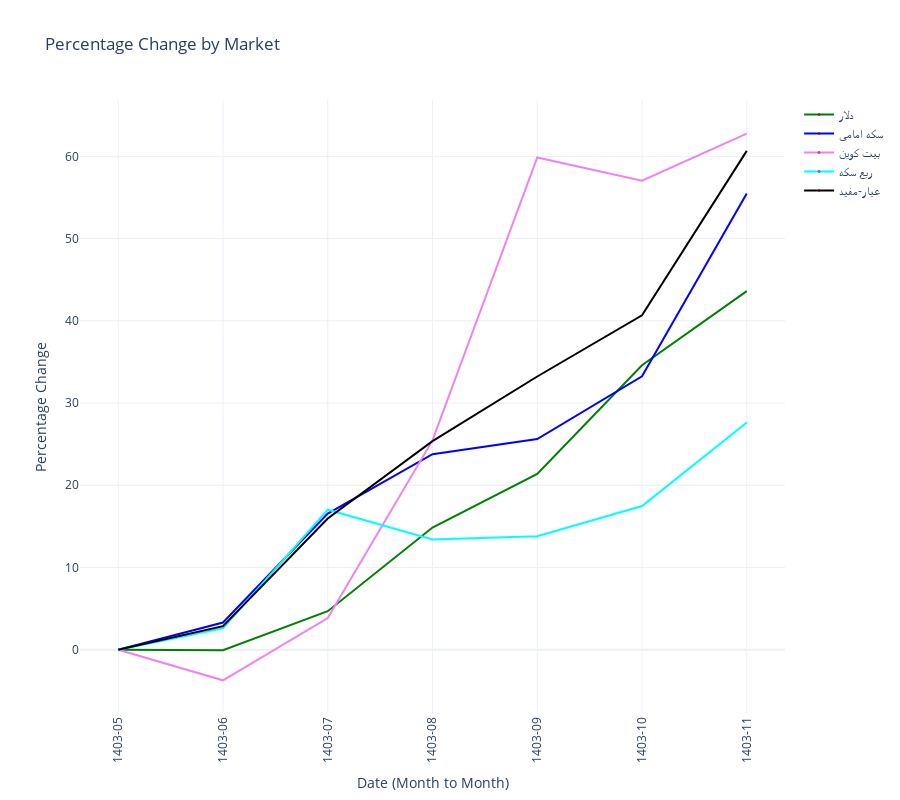
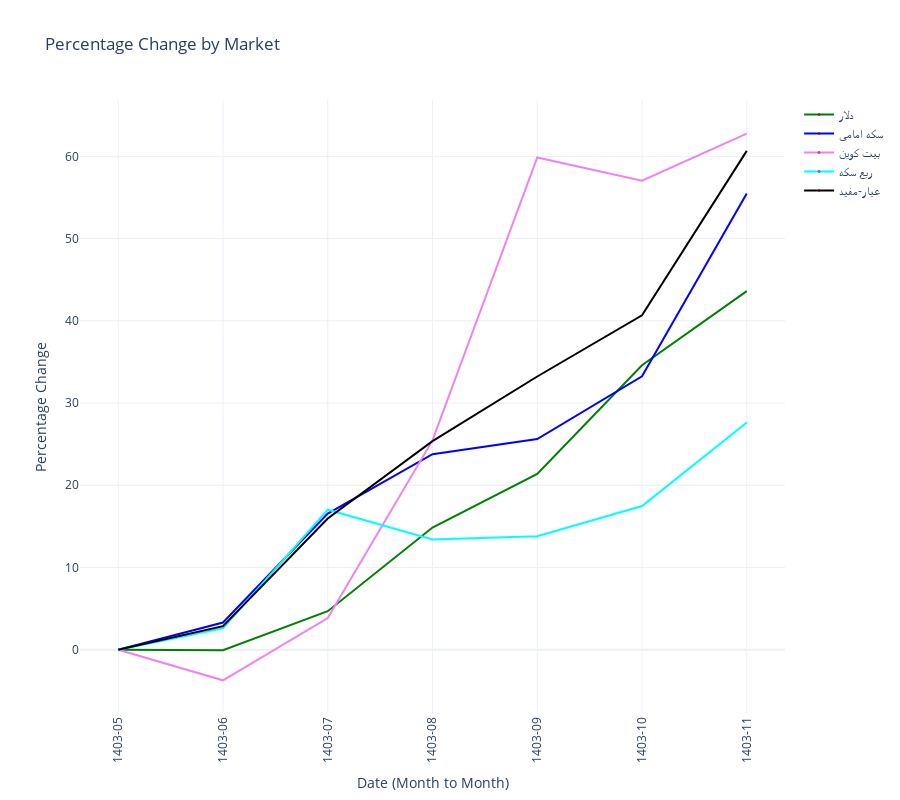

Source (notebook cell) for these figures, in order:
### Markdown cell above
# Compare All Markets

### Code cell
markets = [
    "Sandoghe-Aiar",
    "Dollar",
    "Coin",
    "Bitcoin",
    "Rob-Coin",
]

date_filter = JalaliDate(1403, 5, 1)

set_custom_output_height(800)
plot_market_comparison(
    df,
    markets=markets,
    date_filter=date_filter,
    events_df=events_df,
)

### Figure 1 — Plotly figure (JSON) as saved in the notebook; plotly's stock layout.template omitted (floating-point values rounded to 4 significant figures)
{"data": [{"hoverinfo": "text", "line": {"color": "green", "width": 2}, "marker": {"color": ["rgba(0,0,0,0)", "rgba(0,0,0,0)", "rgba(0,0,0,0)", "rgba(0,0,0,0)", "rgba(0,0,0,0)", "rgba(0,0,0,0)", "rgba(0,0,0,0)"], "line": {"color": "darkred", "width": 1}, "size": [0, 0, 0, 0, 0, 0, 0]}, "mode": "lines+markers", "name": "دلار", "text": ["", "", "", "", "", "", ""], "type": "scatter", "x": ["1403-05", "1403-06", "1403-07", "1403-08", "1403-09", "1403-10", "1403-11"], "y": [0.0, -0.07088, 4.686, 14.86, 21.39, 34.6, 43.61]}, {"hoverinfo": "text", "line": {"color": "blue", "width": 2}, "marker": {"color": ["rgba(0,0,0,0)", "rgba(0,0,0,0)", "rgba(0,0,0,0)", "rgba(0,0,0,0)", "rgba(0,0,0,0)", "rgba(0,0,0,0)", "rgba(0,0,0,0)"], "line": {"color": "darkred", "width": 1}, "size": [0, 0, 0, 0, 0, 0, 0]}, "mode": "lines+markers", "name": "سکه امامی", "text": ["", "", "", "", "", "", ""], "type": "scatter", "x": ["1403-05", "1403-06", "1403-07", "1403-08", "1403-09", "1403-10", "1403-11"], "y": [0.0, 3.306, 16.55, 23.79, 25.62, 33.25, 55.48]}, {"hoverinfo": "text", "line": {"color": "violet", "width": 2}, "marker": {"color": ["rgba(0,0,0,0)", "rgba(0,0,0,0)", "rgba(0,0,0,0)", "rgba(0,0,0,0)", "rgba(0,0,0,0)", "rgba(0,0,0,0)", "rgba(0,0,0,0)"], "line": {"color": "darkred", "width": 1}, "size": [0, 0, 0, 0, 0, 0, 0]}, "mode": "lines+markers", "name": "بیت کوین", "text": ["", "", "", "", "", "", ""], "type": "scatter", "x": ["1403-05", "1403-06", "1403-07", "1403-08", "1403-09", "1403-10", "1403-11"], "y": [0.0, -3.718, 3.856, 25.46, 59.87, 57.05, 62.76]}, {"hoverinfo": "text", "line": {"color": "cyan", "width": 2}, "marker": {"color": ["rgba(0,0,0,0)", "rgba(0,0,0,0)", "rgba(0,0,0,0)", "rgba(0,0,0,0)", "rgba(0,0,0,0)", "rgba(0,0,0,0)", "rgba(0,0,0,0)"], "line": {"color": "darkred", "width": 1}, "size": [0, 0, 0, 0, 0, 0, 0]}, "mode": "lines+markers", "name": "ربع سکه", "text": ["", "", "", "", "", "", ""], "type": "scatter", "x": ["1403-05", "1403-06", "1403-07", "1403-08", "1403-09", "1403-10", "1403-11"], "y": [0.0, 2.614, 17.03, 13.41, 13.8, 17.47, 27.64]}, {"hoverinfo": "text", "line": {"color": "black", "width": 2}, "marker": {"color": ["rgba(0,0,0,0)", "rgba(0,0,0,0)", "rgba(0,0,0,0)", "rgba(0,0,0,0)", "rgba(0,0,0,0)", "rgba(0,0,0,0)", "rgba(0,0,0,0)"], "line": {"color": "darkred", "width": 1}, "size": [0, 0, 0, 0, 0, 0, 0]}, "mode": "lines+markers", "name": "عیار-مفید", "text": ["", "", "", "", "", "", ""], "type": "scatter", "x": ["1403-05", "1403-06", "1403-07", "1403-08", "1403-09", "1403-10", "1403-11"], "y": [0.0, 2.872, 15.96, 25.36, 33.23, 40.68, 60.67]}], "layout": {"height": 800, "showlegend": true, "title": {"text": "Percentage Change by Market"}, "xaxis": {"tickangle": -90, "title": {"text": "Date (Month to Month)"}, "type": "category"}, "yaxis": {"title": {"text": "Percentage Change"}}}}

### Figure 2 — Plotly figure (JSON) as saved in the notebook; plotly's stock layout.template omitted (floating-point values rounded to 4 significant figures)
{"data": [{"hoverinfo": "text", "line": {"color": "green", "width": 2}, "marker": {"color": ["rgba(0,0,0,0)", "rgba(0,0,0,0)", "rgba(0,0,0,0)", "rgba(0,0,0,0)", "rgba(0,0,0,0)", "rgba(0,0,0,0)", "rgba(0,0,0,0)"], "line": {"color": "darkred", "width": 1}, "size": [0, 0, 0, 0, 0, 0, 0]}, "mode": "lines+markers", "name": "دلار", "text": ["", "", "", "", "", "", ""], "type": "scatter", "x": ["1403-05", "1403-06", "1403-07", "1403-08", "1403-09", "1403-10", "1403-11"], "y": [0.0, -0.07088, 4.686, 14.86, 21.39, 34.6, 43.61]}, {"hoverinfo": "text", "line": {"color": "blue", "width": 2}, "marker": {"color": ["rgba(0,0,0,0)", "rgba(0,0,0,0)", "rgba(0,0,0,0)", "rgba(0,0,0,0)", "rgba(0,0,0,0)", "rgba(0,0,0,0)", "rgba(0,0,0,0)"], "line": {"color": "darkred", "width": 1}, "size": [0, 0, 0, 0, 0, 0, 0]}, "mode": "lines+markers", "name": "سکه امامی", "text": ["", "", "", "", "", "", ""], "type": "scatter", "x": ["1403-05", "1403-06", "1403-07", "1403-08", "1403-09", "1403-10", "1403-11"], "y": [0.0, 3.306, 16.55, 23.79, 25.62, 33.25, 55.48]}, {"hoverinfo": "text", "line": {"color": "violet", "width": 2}, "marker": {"color": ["rgba(0,0,0,0)", "rgba(0,0,0,0)", "rgba(0,0,0,0)", "rgba(0,0,0,0)", "rgba(0,0,0,0)", "rgba(0,0,0,0)", "rgba(0,0,0,0)"], "line": {"color": "darkred", "width": 1}, "size": [0, 0, 0, 0, 0, 0, 0]}, "mode": "lines+markers", "name": "بیت کوین", "text": ["", "", "", "", "", "", ""], "type": "scatter", "x": ["1403-05", "1403-06", "1403-07", "1403-08", "1403-09", "1403-10", "1403-11"], "y": [0.0, -3.718, 3.856, 25.46, 59.87, 57.05, 62.76]}, {"hoverinfo": "text", "line": {"color": "cyan", "width": 2}, "marker": {"color": ["rgba(0,0,0,0)", "rgba(0,0,0,0)", "rgba(0,0,0,0)", "rgba(0,0,0,0)", "rgba(0,0,0,0)", "rgba(0,0,0,0)", "rgba(0,0,0,0)"], "line": {"color": "darkred", "width": 1}, "size": [0, 0, 0, 0, 0, 0, 0]}, "mode": "lines+markers", "name": "ربع سکه", "text": ["", "", "", "", "", "", ""], "type": "scatter", "x": ["1403-05", "1403-06", "1403-07", "1403-08", "1403-09", "1403-10", "1403-11"], "y": [0.0, 2.614, 17.03, 13.41, 13.8, 17.47, 27.64]}, {"hoverinfo": "text", "line": {"color": "black", "width": 2}, "marker": {"color": ["rgba(0,0,0,0)", "rgba(0,0,0,0)", "rgba(0,0,0,0)", "rgba(0,0,0,0)", "rgba(0,0,0,0)", "rgba(0,0,0,0)", "rgba(0,0,0,0)"], "line": {"color": "darkred", "width": 1}, "size": [0, 0, 0, 0, 0, 0, 0]}, "mode": "lines+markers", "name": "عیار-مفید", "text": ["", "", "", "", "", "", ""], "type": "scatter", "x": ["1403-05", "1403-06", "1403-07", "1403-08", "1403-09", "1403-10", "1403-11"], "y": [0.0, 2.872, 15.96, 25.36, 33.23, 40.68, 60.67]}], "layout": {"height": 800, "showlegend": true, "title": {"text": "Percentage Change by Market"}, "xaxis": {"tickangle": -90, "title": {"text": "Date (Month to Month)"}, "type": "category"}, "yaxis": {"title": {"text": "Percentage Change"}}}}
